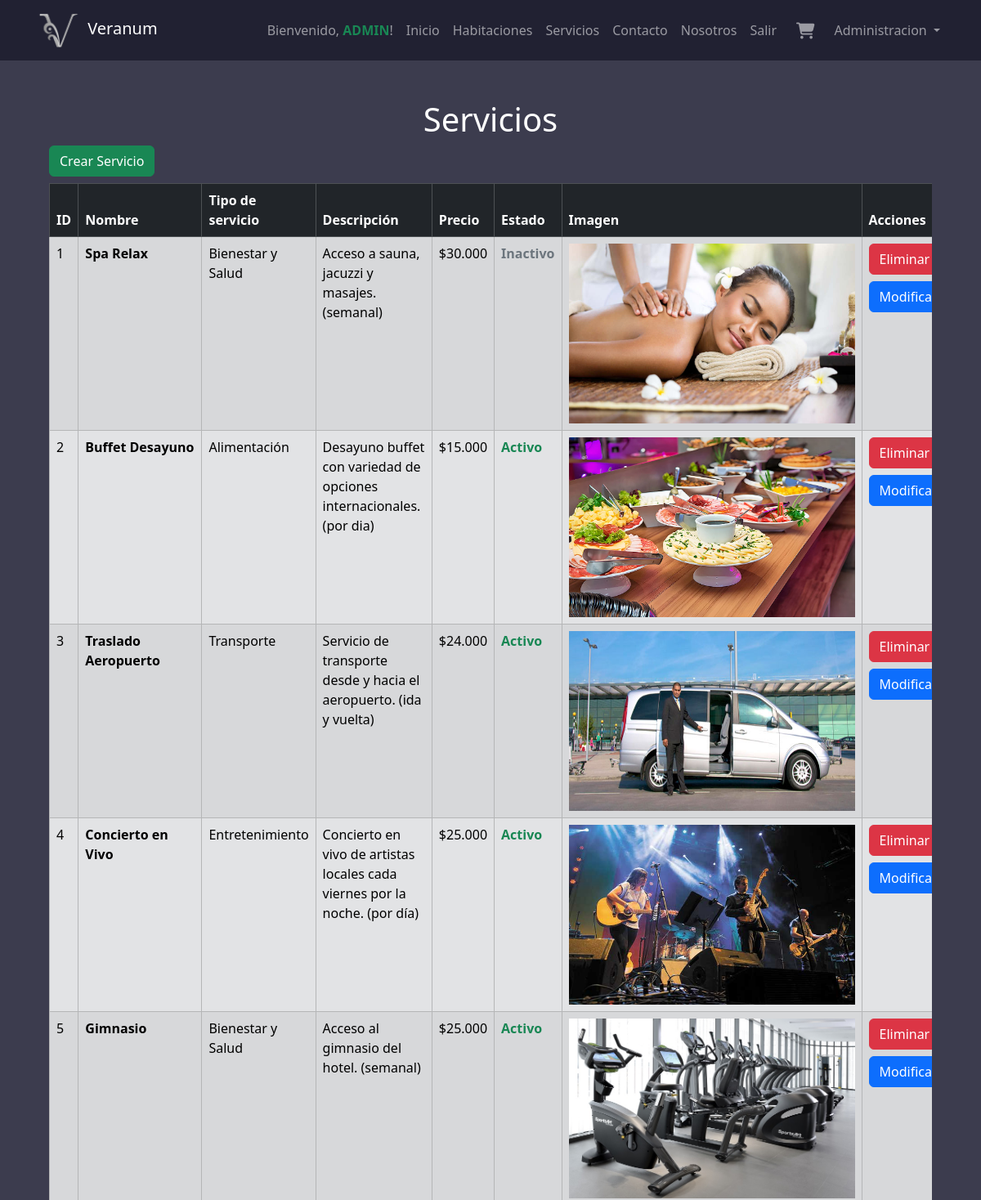
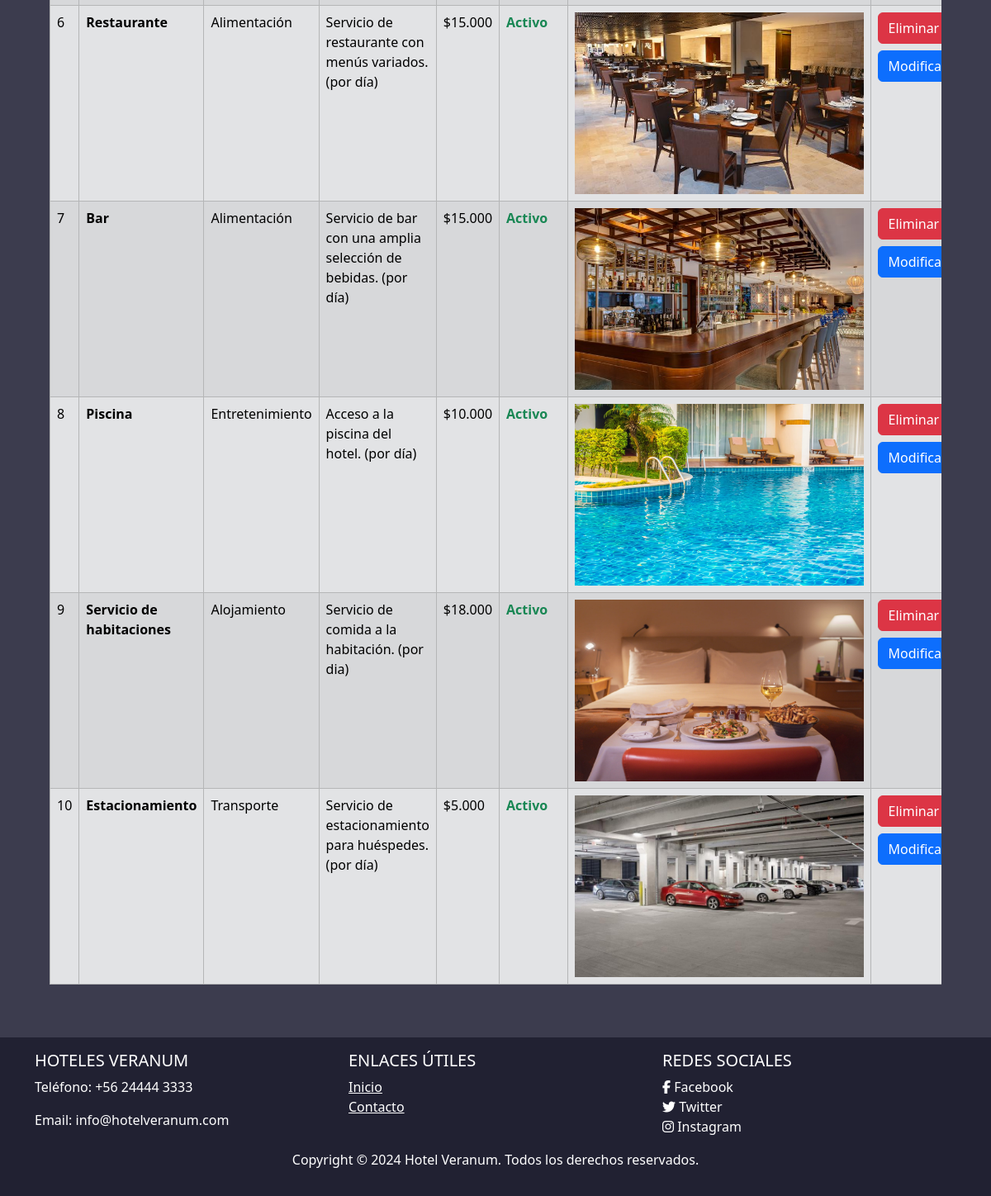
The app's page /servicio/ (signed in) with its own data (2 pictures, top to bottom).
### hotel/models.py (models this page shows, shortened)
class Servicio(models.Model):
    id = models.AutoField(primary_key=True, verbose_name='ID')
    tipo_servicio = models.ForeignKey(TipoServicio, on_delete=models.CASCADE, verbose_name='Tipo de Servicio')
    nombre = models.CharField(max_length=50, verbose_name='Nombre')
    descripcion = models.TextField(verbose_name='Descripcion')
    imagen = models.ImageField(upload_to="servicios", verbose_name='Imagen')
    precio = models.DecimalField(max_digits=10, decimal_places=0, verbose_name='Precio')
    estado = models.BooleanField(default=True, verbose_name='Estado')
    class Meta:
        db_table = 'Servicio'
        verbose_name = "Servicio"
        verbose_name_plural = "Servicios"
        ordering = ['id']

class TipoServicio(models.Model):
    id = models.AutoField(primary_key=True, verbose_name='ID')
    nombre = models.CharField(max_length=50, verbose_name='Nombre')
    class Meta:
        db_table = 'Tipo_Servicio'
        verbose_name = "Tipo de servicio"
        verbose_name_plural = "Tipos de servicios"
        ordering = ['id']

### hotel/views.py (the view)
# urls.py: path('servicio/', views.servicio, name='servicio'),
@login_required
def servicio(request):
    if not request.user.is_staff:
        return redirect('home')
    else:
        servicios = Servicio.objects.all()
        return render(request, 'servicio.html', {'servicios': servicios})

### hotel/context_processor.py (called while the page is built)
def total_carrito(request):
    total = 0
    if request.user.is_authenticated:
        if "carrito" in request.session.keys():
            for key, value in request.session["carrito"].items():
                total += int(value["acumulado"])
    return {"total_carrito": total}

### hotel/templates/servicio.html (shortened to what this page needs)
{% extends 'base.html' %}
{% load static%}
{% load humanize %}
{% block content %}
<div class="m-5">
  <h1 class="m-auto text-center text-white">Servicios</h1>
  <div class="container mt-2">
    <div class="mb-2">
      <a href="/servicio/crear/"><button class="btn btn-success">Crear Servicio</button></a>
    </div>
    <div class="row justify-content-center">
      <div class="col-lg-12">
        <div class="table-responsive">
          <table class="table table-secondary table-striped table-bordered">
            <thead class="table-dark">
              <tr>
                <th scope="col">ID</th>
                <th scope="col">Nombre</th>
                <th scope="col">Tipo de servicio</th>
                <th scope="col">Descripción</th>
                <th scope="col">Precio</th>
                <th scope="col">Estado</th>
                <th scope="col">Imagen</th>
                <th scope="col">Acciones</th>
              </tr>
            </thead>
            <tbody>
              {% for servicio in servicios %}
              <tr>
                <td>{{ servicio.id }}</td>
                <td class="fw-semibold">{{ servicio.nombre }}</td>
                <td>{{ servicio.tipo_servicio.nombre }}</td>
                <td>{{ servicio.descripcion }}</td>
                <td>${{ servicio.precio|intcomma }}</td>
                {% if servicio.estado %}
                <td class="text-success fw-semibold">Activo</td>
                {% else %}
                <td class="text-secondary fw-semibold">Inactivo</td>
                {% endif %}
                <td><img src="/media/{{ servicio.imagen }}" width="350" height="220"></td>
                <td><form action="{% url 'eliminar_servicio' servicio.id %}" method="POST">
                  <button class="btn btn-danger">
                      Eliminar
                  </button>
                </form>
                <a href="{% url 'detalle_servicio' servicio.id %}" class="btn btn-primary mt-2">Modificar</a>
                </td>
              </tr>
              {% endfor %}
            </tbody>
          </table>
        </div>
      </div>
    </div>
  </div>
</div>
{% endblock %}

### hotel/templates/base.html (shortened to what this page needs)
{% load static %}
<!DOCTYPE html>
<html lang="es">
<head>
    <link rel="stylesheet" href="{% static 'hotel/css/style.css' %}">
    <link rel="stylesheet" href="https://cdnjs.cloudflare.com/ajax/libs/font-awesome/5.15.4/css/all.min.css">
    <link rel="stylesheet" href="https://cdn.jsdelivr.net/npm/bootstrap@5.3.3/dist/css/bootstrap.min.css">
</head>
<body class="fondo">
    <nav class="navbar navbar-expand-lg navbar-dark color1">
        <div class="container">
            <a class="navbar-brand" href="/"><img src="{% static 'hotel/img/Logo-Veranum3.png' %}" alt="" width="60" height="48" class="d-inline-block align-text-center"> Veranum</a>
            <div class="collapse navbar-collapse " id="navbarNavDropdown">
                <ul class="navbar-nav ms-auto">
                    {% if user.is_authenticated %}
                        <li class="nav-item">
                            {% if request.user.is_superuser %}
                                <span class="nav-link fw-light">Bienvenido, <span
                                        class="text-success fw-semibold text-uppercase">{{ user.username }}</span>!</span>
                            {% elif request.user.is_staff %}
                                <span class="nav-link fw-light">Bienvenido, <span
                                        class="text-primary fw-semibold text-uppercase">{{ user.username }}</span>!</span>
                            {% else %}
                                <span class="nav-link fw-light">Bienvenido, <span
                                        class="text-white fw-semibold text-uppercase">{{ user.username }}</span>!</span>
                            {% endif %}
                        </li>
                    {% endif %}
                    <li>
                        <a class="nav-link" href="{% url 'home' %}">Inicio</a>
                    </li>
                    <li>
                        <a class="nav-link" href="">Habitaciones</a>
                    </li>
                    <li>
                        <a class="nav-link" href="{% url 'servicioCl' %}">Servicios</a>
                    </li>
                    <li>
                        <a class="nav-link" href="">Contacto</a>
                    </li>
                    <li>
                        <a class="nav-link" href="">Nosotros</a>
                    </li>
                    {% if user.is_authenticated %}
                        <li class="nav-item">
                            <a class="nav-link" href="/logout">Salir</a>
                        </li>
                        <div class="mx-2">
                            <a class="nav-link active" aria-current="page" href="{% url 'carrito' %}">
                                <i class="fa-solid fa-cart-shopping fa-lg" style="color: #9b9ba3;"></i>
                            </a>
                        </div>
                        {% if request.user.is_staff %}
                            <li class="nav-item dropdown">
                                <a class="nav-link dropdown-toggle" href="#" role="button" data-bs-toggle="dropdown"
                                    aria-expanded="false">
                                    Administracion
                                </a>
                            </li>
                        {% endif %}
                    {% endif %}
                </ul>
            </div>
        </div>
    </nav>
    {% block content %}
    {% endblock %}
    <footer class="footer py-3 text-white color1">
        <div class="container">
            <div class="row">
                <div class="col-md-4">
                    <h5 class="text-uppercase">Hoteles Veranum</h5>
                    <p>Teléfono: +56 24444 3333</p>
                    <p>Email: info@hotelveranum.com</p>
                </div>
                <div class="col-md-4">
                    <h5 class="text-uppercase">Enlaces útiles</h5>
                    <ul class="list-unstyled">
                        <li><a href="{% url 'home' %}" class="text-white">Inicio</a></li>
                        <li><a href="#" class="text-white">Contacto</a></li>
                    </ul>
                </div>
                <div class="col-md-4">
                    <h5 class="text-uppercase">Redes sociales</h5>
                    <ul class="list-unstyled">
                        <li><a href="#" class="text-white" style="text-decoration: none;"><i class="fab fa-facebook-f"></i> Facebook</a></li>
                        <li><a href="#" class="text-white" style="text-decoration: none;"><i class="fab fa-twitter"></i> Twitter</a></li>
                        <li><a href="#" class="text-white" style="text-decoration: none;"><i class="fab fa-instagram"></i> Instagram</a></li>
                    </ul>
                </div>
            </div>
            <p class="text-center text-white">Copyright &copy; 2024 Hotel Veranum. Todos los derechos reservados.
            </p>
        </div>
    </footer>
</body>
</html>

### hotel/static/hotel/css/style.css (style rules this page uses)
body { display: flex; flex-direction: column; min-height: 100vh; }
footer { margin-top: auto; justify-content: end; bottom: 0; width: auto; }
.fondo { background-color: #3C3C4E; }
.color1 { background-color: #212132; }

### records on screen
Servicio: id "1", nombre "Spa Relax", tipo_servicio.nombre "Bienestar y Salud", descripcion "Acceso a sauna, jacuzzi y masajes. (semanal)", precio "30.000", estado "Inactivo", shows a picture
Servicio: id "2", nombre "Buffet Desayuno", tipo_servicio.nombre "Alimentación", descripcion "Desayuno buffet con variedad de opciones internacionales. (por dia)", precio "15.000", estado "Activo", shows a picture
Servicio: id "3", nombre "Traslado Aeropuerto", tipo_servicio.nombre "Transporte", descripcion "Servicio de transporte desde y hacia el aeropuerto. (ida y vuelta)", precio "24.000", estado "Activo", shows a picture
Servicio: id "4", nombre "Concierto en Vivo", tipo_servicio.nombre "Entretenimiento", descripcion "Concierto en vivo de artistas locales cada viernes por la noche. (por día)", precio "25.000", estado "Activo", imagen (picture)
Servicio: id "5", nombre "Gimnasio", tipo_servicio.nombre "Bienestar y Salud", descripcion "Acceso al gimnasio del hotel. (semanal)", precio "25.000", estado "Activo", shows a picture
Servicio: id "6", nombre "Restaurante", tipo_servicio.nombre "Alimentación", descripcion "Servicio de restaurante con menús variados. (por día)", precio "15.000", estado "Activo", shows a picture
Servicio: id "7", nombre "Bar", tipo_servicio.nombre "Alimentación", descripcion "Servicio de bar con una amplia selección de bebidas. (por día)", precio "15.000", estado "Activo", shows a picture
Servicio: id "8", nombre "Piscina", tipo_servicio.nombre "Entretenimiento", descripcion "Acceso a la piscina del hotel. (por día)", precio "10.000", estado "Activo", shows a picture
Servicio: id "9", nombre "Servicio de habitaciones", tipo_servicio.nombre "Alojamiento", descripcion "Servicio de comida a la habitación. (por dia)", precio "18.000", estado "Activo", shows a picture
Servicio: id "10", nombre "Estacionamiento", tipo_servicio.nombre "Transporte", descripcion "Servicio de estacionamiento para huéspedes. (por día)", precio "5.000", estado "Activo", shows a picture

### other values on screen
{{ user.username }} "ADMIN"
